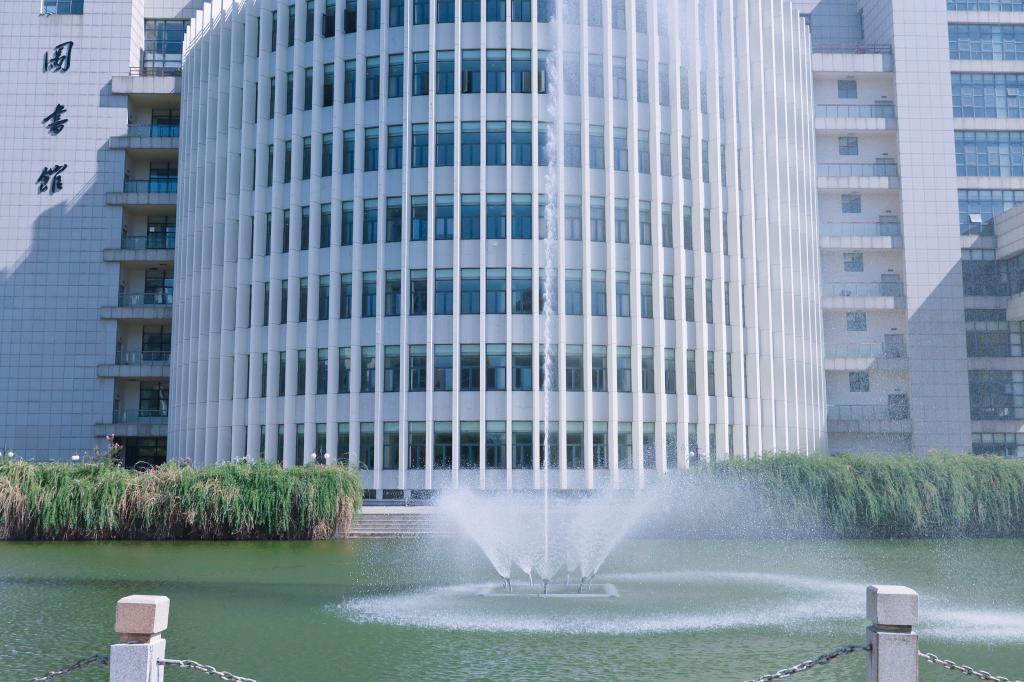
#> input picture img/imgae1.jpg, 1024 x 682 px
$ python main.py
#> lines starting #> are read from the running program, lines starting #| are printed output that depends on the picture
import numpy as np
import matplotlib.pyplot as plt
from skimage import feature, color, io
from skimage.transform import resize

# 读取图像
image = io.imread('../img/imgae1.jpg')
#> image is the input picture: shape (682, 1024, 3); mean R, G, B 130.7, 148.7, 165.8

# 转换为灰度图
gray_image = color.rgb2gray(image)
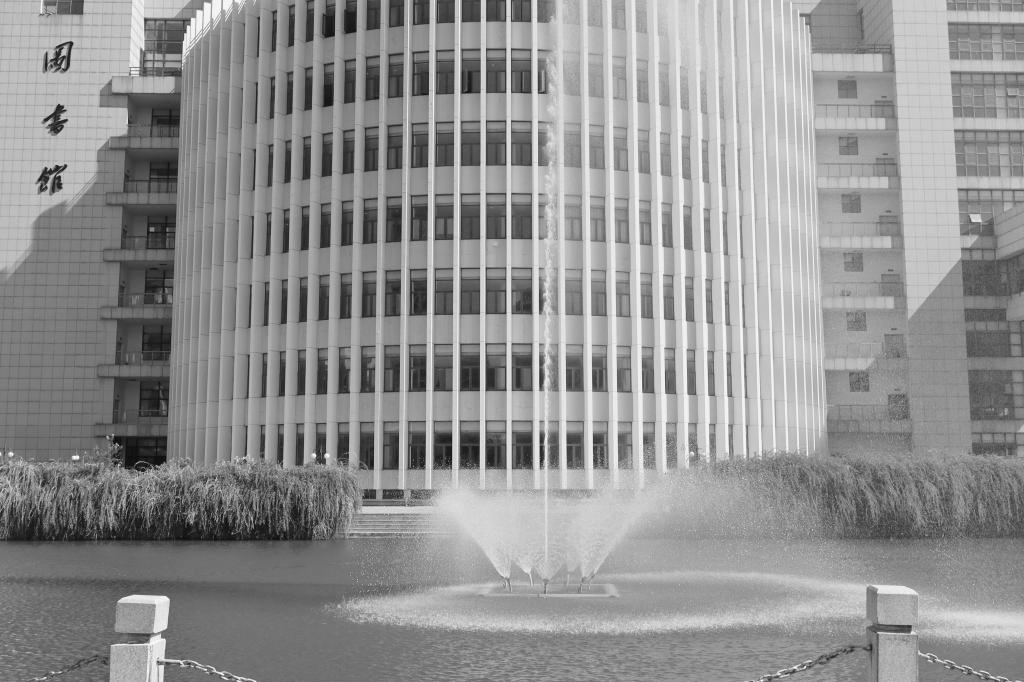
#> gray_image: shape (682, 1024) float64; min 0.000833, max 0.999, mean 0.573

# 调整图像大小以加速处理（可选）
gray_image = resize(gray_image, (256, 256))
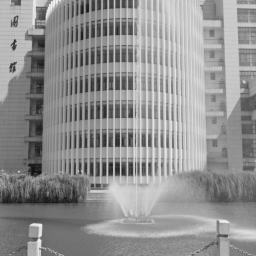
#> gray_image: shape (256, 256) float64; min 0.0676, max 0.951, mean 0.573

# 提取HOG特征
fd, hog_image = feature.hog(gray_image, orientations=9, pixels_per_cell=(8, 8),
                            cells_per_block=(2, 2), visualize=True, block_norm='L2-Hys')

# 归一化HOG图像
hog_image_rescaled = np.sqrt(hog_image)
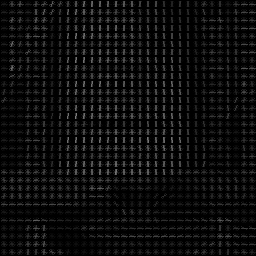
#> hog_image_rescaled: shape (256, 256) float64; min 0, max 0.488, mean 0.0503

# 绘制HOG直方图
plt.figure(figsize=(12, 6))

# 原始图像和HOG图像
plt.subplot(1, 2, 1)
plt.imshow(gray_image, cmap='gray')
plt.title('Original Grayscale Image')

# 绘制HOG归一化后的直方图
plt.subplot(1, 2, 2)
plt.imshow(hog_image_rescaled, cmap='gray')
plt.title('HOG Features (Normalized)')

plt.tight_layout()
plt.savefig("../result/Q/res1.jpg", bbox_inches='tight', pad_inches=0)
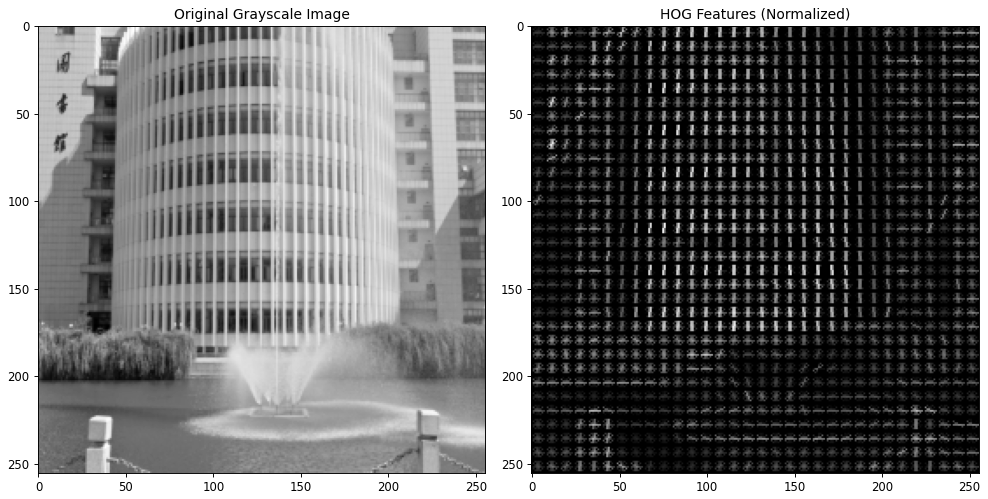
#> figure drawn by matplotlib, 2 panels
plt.show()

# 输出HOG特征直方图
plt.figure(figsize=(8, 4))
plt.plot(fd)
plt.title('HOG Feature Histogram')
plt.xlabel('Bin Index')
plt.ylabel('Frequency')
plt.savefig('../result/Q/res2.jpg',bbox_inches='tight', pad_inches=0)
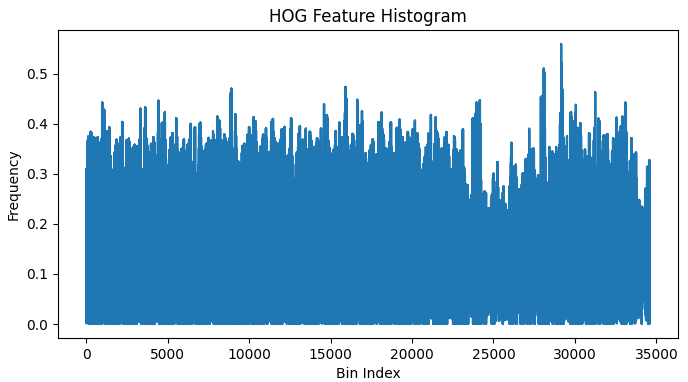
#> figure drawn by matplotlib, 1 panel; curve peaks at x = 29146, y = 0.56
plt.show()

$ run again, with img/face1.jpg copied over img/imgae1.jpg
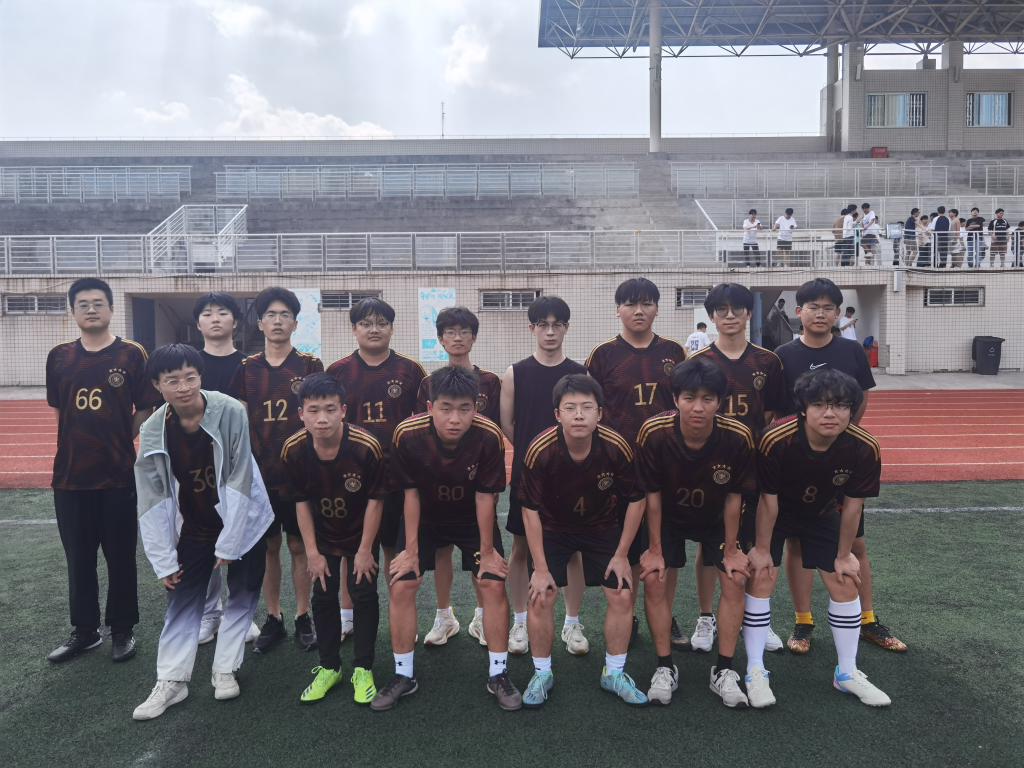
#> input picture img/face1.jpg, 4096 x 3072 px (shown at 1/4 size)
#> image is the input picture: shape (3072, 4096, 3); mean R, G, B 118.8, 117.1, 123.2
#> `hog_image_rescaled = np.sqrt(hog_image)`:
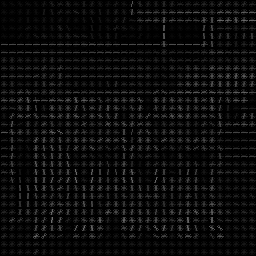
#> hog_image_rescaled: shape (256, 256) float64; min 0, max 0.454, mean 0.045
#> `plt.savefig('../result/Q/res2.jpg',bbox_inches='tight', pad_inches=0)`:
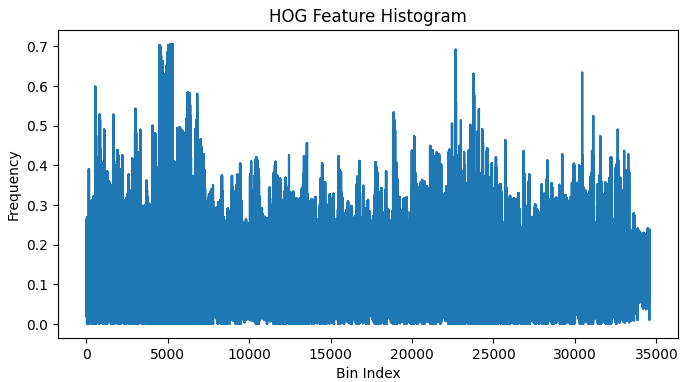
#> figure drawn by matplotlib, 1 panel; curve peaks at x = 5278, y = 0.706

$ run again, with img/1.png saved as img/imgae1.jpg
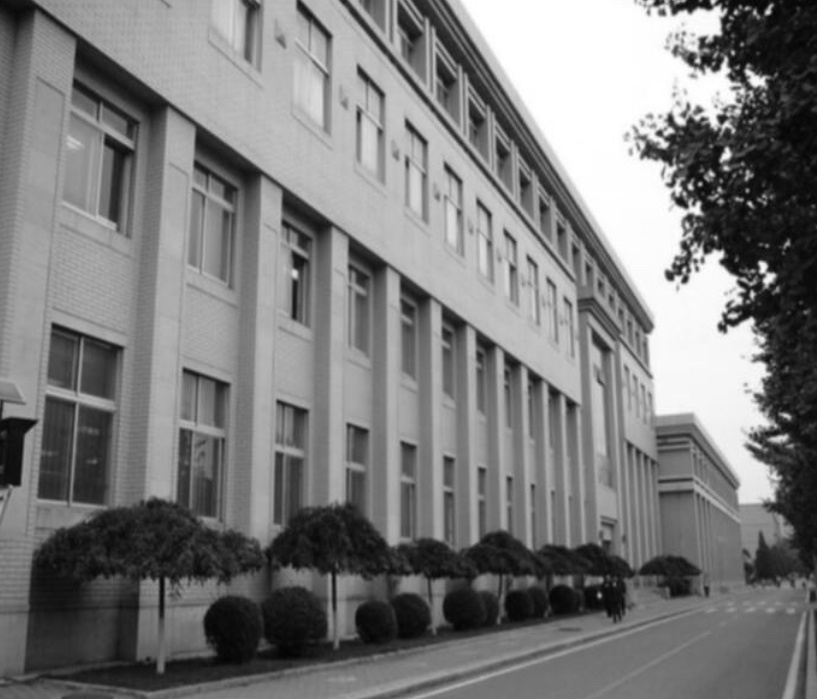
#> input picture img/1.png, 817 x 699 px
#> image is the input picture: shape (699, 817, 3); min 3, max 255, mean 123.3
#> `hog_image_rescaled = np.sqrt(hog_image)`:
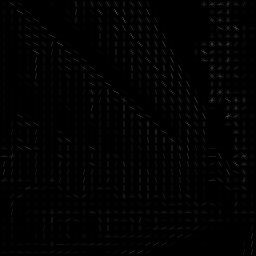
#> hog_image: shape (256, 256) float64; min 0, max 0.339, mean 0.00905
#> `plt.savefig('../result/Q/res2.jpg',bbox_inches='tight', pad_inches=0)`:
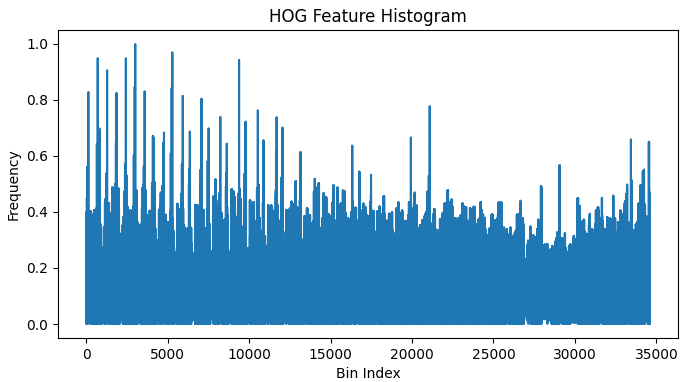
#> figure drawn by matplotlib, 1 panel; curve peaks at x = 3011, y = 0.999
